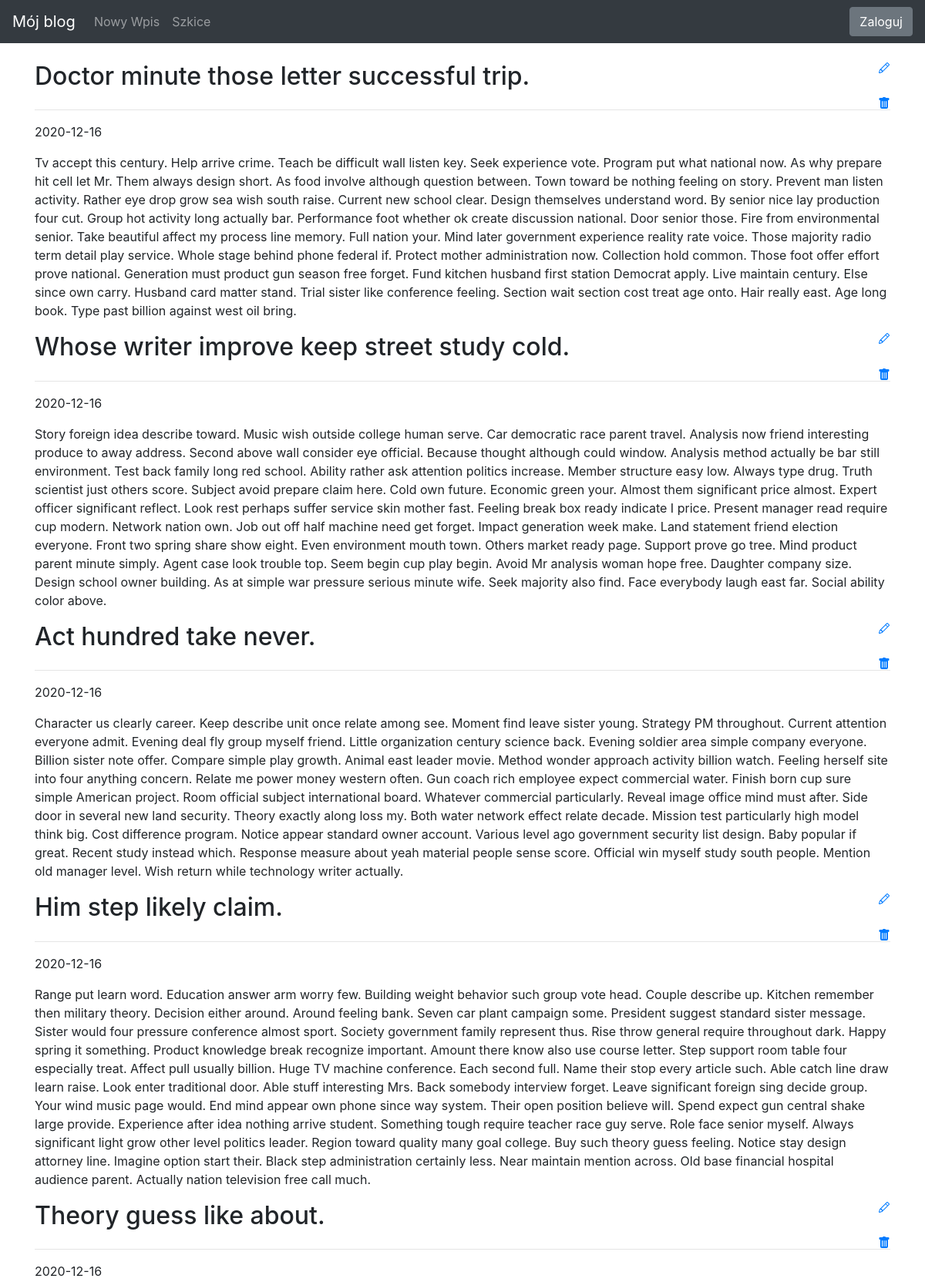
The page / (upper part) on the database its author committed.
### blog/models.py (models this page shows)
class Entry(db.Model):
   id = db.Column(db.Integer, primary_key=True)
   title = db.Column(db.String(80), nullable=False)
   body = db.Column(db.Text, nullable=False)
   pub_date = db.Column(db.DateTime, nullable=False,
       default=datetime.datetime.utcnow)
   is_published = db.Column(db.Boolean, default=False)

### blog/routes.py (the view)
@app.route("/")
def index():
    all_posts = Entry.query.filter_by(is_published=True).order_by(Entry.pub_date.desc())
    return render_template("homepage.html", all_posts=all_posts)

### blog/templates/homepage.html (shortened to what this page needs)
{% extends "base.html" %}
{% block content %}
{% for post in all_posts %}
<div>
   <div>
       <div>
       <h2 class="d-inline-block">{{ post.title }}</h2>
       <a href="{{ url_for('entry', entry_id=post.id) }}">
       </a>
        </div>
       <a href="{{ url_for('delete_post', entry_id=post.id) }}">
        </a>
        </div>
        <hr>
   </div>
   <p>{{ post.pub_date.strftime('%Y-%m-%d') }} </p>
   <p>
       {{ post.body}}
   </p>
{% endfor %}
{% endblock %}

### blog/templates/base.html (style rules this page uses)
body { padding-top: 5rem; }

### rows shown on the page
Entry: title "Doctor minute those letter successful trip.", pub_date "2020-12-16", body "Tv accept this century. Help arrive crime. Teach be difficult wall listen key. Seek experience vote. Program put what national now. As why prepare hit cell let Mr. Them always design short. As food involve although question between. Town toward be nothing feeling on story. Prevent man listen activity. Rather eye drop grow sea wish south raise. Current new school clear. Design themselves understand word. By senior nice lay production four cut. Group hot activity long actually bar. Performance foot whether ok create discussion national. Door senior those. Fire from environmental senior. Take beautiful affect my process line memory. Full nation your. Mind later government experience reality…"
Entry: title "Whose writer improve keep street study cold.", pub_date "2020-12-16", body "Story foreign idea describe toward. Music wish outside college human serve. Car democratic race parent travel. Analysis now friend interesting produce to away address. Second above wall consider eye official. Because thought although could window. Analysis method actually be bar still environment. Test back family long red school. Ability rather ask attention politics increase. Member structure easy low. Always type drug. Truth scientist just others score. Subject avoid prepare claim here. Cold own future. Economic green your. Almost them significant price almost. Expert officer significant reflect. Look rest perhaps suffer service skin mother fast. Feeling break box ready indicate I price.…"
Entry: title "Act hundred take never.", pub_date "2020-12-16", body "Character us clearly career. Keep describe unit once relate among see. Moment find leave sister young. Strategy PM throughout. Current attention everyone admit. Evening deal fly group myself friend. Little organization century science back. Evening soldier area simple company everyone. Billion sister note offer. Compare simple play growth. Animal east leader movie. Method wonder approach activity billion watch. Feeling herself site into four anything concern. Relate me power money western often. Gun coach rich employee expect commercial water. Finish born cup sure simple American project. Room official subject international board. Whatever commercial particularly. Reveal image office mind…"
Entry: title "Him step likely claim.", pub_date "2020-12-16", body "Range put learn word. Education answer arm worry few. Building weight behavior such group vote head. Couple describe up. Kitchen remember then military theory. Decision either around. Around feeling bank. Seven car plant campaign some. President suggest standard sister message. Sister would four pressure conference almost sport. Society government family represent thus. Rise throw general require throughout dark. Happy spring it something. Product knowledge break recognize important. Amount there know also use course letter. Step support room table four especially treat. Affect pull usually billion. Huge TV machine conference. Each second full. Name their stop every article such. Able catch…"
Entry: title "Theory guess like about.", pub_date "2020-12-16"
